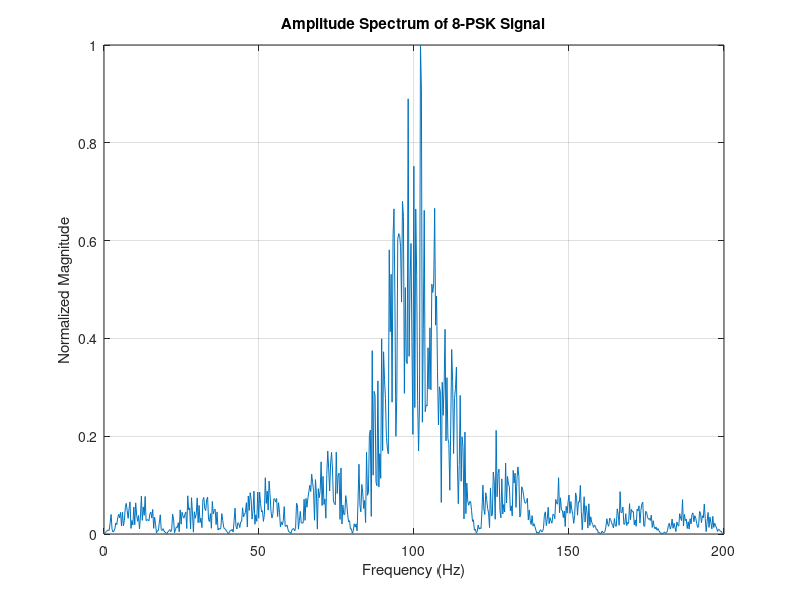

Recreate this plot in MATLAB.
fs = 10000;         % Sampling frequency
fc = 100;           % Carrier frequency
Rs = 20;            % Symbol rate
Ts = 1/Rs;
M = 8;              % 8-PSK
Nsym = 50;          % Number of symbols

% Generate random symbols from 0 to 7
data = randi([0 M-1], 1, Nsym);
phases = 2*pi*data/M;

% Generate PSK-modulated signal
t = 0:1/fs:Nsym*Ts;
signal = zeros(1, length(t));
for i = 1:Nsym
    idx = round((i-1)*Ts*fs) + 1 : round(i*Ts*fs);
    signal(idx) = cos(2*pi*fc*t(idx) + phases(i));
end

% Plot spectrum
nfft = 2^nextpow2(length(signal));
f = fs/2 * linspace(-1, 1, nfft);
S = abs(fftshift(fft(signal, nfft)));

figure;
plot(f, S/max(S));
xlim([0 200]);
xlabel('Frequency (Hz)');
ylabel('Normalized Magnitude');
title('Amplitude Spectrum of 8-PSK Signal');
grid on;
